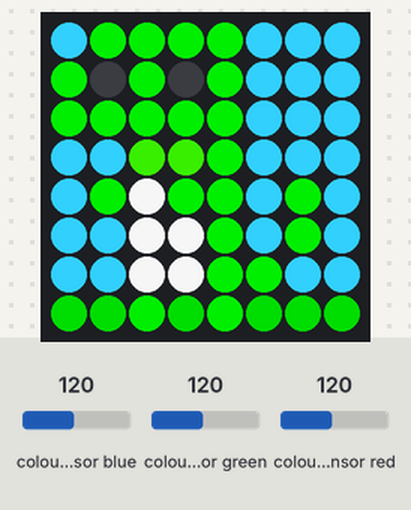
Recording of a program running on a simulated Raspberry Pi (BCM pin numbers) with a Sense HAT. Parts: the Sense HAT's 8×8 RGB LED matrix. The test bench sets the inputs (shaded band); at power-on: colour sensor blue 120, colour sensor green 120, colour sensor red 120. At 56.1 s the program stops and its outputs stay as they are.

Above: at 0.1 s.
At 1.1 s:
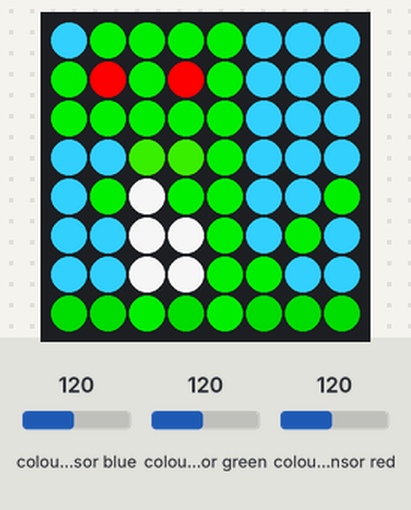

Measured:
- what the display in image 1 shows lasts 1.0 s, from 1.0 s to 2.0 s

The program:

missionzeroellis.py
```python
from sense_hat import SenseHat
from time import sleep

sense = SenseHat()
sense.set_rotation(270)

sense.color.gain = 60
sense.color.integration_cycles = 64

a = (225, 225, 225)
g = (0, 204,0)
d = (51, 204, 0)
r = (0, 153, 0)
b = (51, 204, 255)
l = (0, 0, 0)
e = (255, 0, 0)

for i in range(28):
    rgb = sense.color
    c = (rgb.red, rgb.green, rgb.blue)


    image1 = [
    b, g, g, g, g, b, b, b,
    g, l, g, l, g, b, b, b,
    g, g, g, g, g, b, b, b,
    b, b, d, d, g, b, b, b,
    b, g, a, g, g, b, g, b,
    b, b, a, a, g, b, g, b,
    b, b, a, a, g, g, b, b,
    r, r, g, r, g, r, r, r]


    image2 = [
    b, g, g, g, g, b, b, b,
    g, e, g, e, g, b, b, b,
    g, g, g, g, g, b, b, b,
    b, b, d, d, g, b, b, b,
    b, g, a, g, g, b, b, g,
    b, b, a, a, g, b, g, b,
    b, b, a, a, g, g, b, b,
    r, r, g, r, g, r, r, r]


    sense.set_pixels(image1)
    sleep(1)
    sense.set_pixels(image2)
    sleep(1)
```
